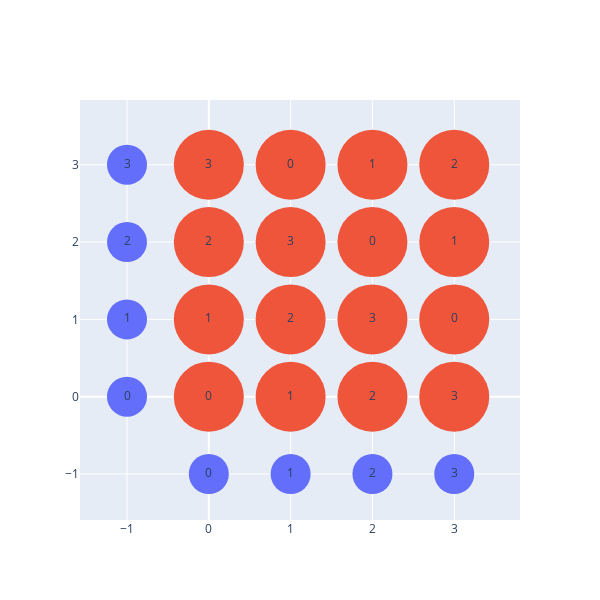

Notebook source saved alongside this figure:
### Code cell
class Group:
    def __init__(self, operation, S):
        self.operation = operation
        
        self.S = S
        self.order = len(S)
        
    def cayleyTable(self):
        n = self.order
        S = self.S
        
        self.table = go.Figure()
        fig = self.table
        
        elem = list(product(self.S, repeat=2))
        
        text = dict(family = 'Monospace', size=20, color='black')
        marker = dict(
            size=70,
            colorscale='RdBu',
            cmax=9,
            cmin=0,
            color=list(range(10)))
        
        fig.add_trace(go.Scatter(
            x = list(S) + [-1]*n,
            y = [-1]*n + list(S),
            text = list(S)*2,
            
            #textfont = dict(family = 'Monospace', size=20, color='white'),
            mode = 'markers+text',
            marker = dict(size=40)
        ))
        
        fig.add_trace(go.Scatter(
            x = [x for x, y in elem],
            y = [y for x, y in elem],
            marker = dict(size=70),
            mode = 'markers+text',
            text=[self.operation(x, y) for x, y in elem]
        ))
        
        fig.update_layout(height = 600, width=600,showlegend=False,)
        
        fig.show()
        
#an attempt (not an actual group) :
g = Group(lambda x, y : (x + y) % 4, set(range(4)))
g.cayleyTable()

### Figure 1 — Plotly figure (JSON) as saved in the notebook; plotly's stock layout.template omitted (floating-point values rounded to 4 significant figures)
{"data": [{"marker": {"size": 40}, "mode": "markers+text", "text": ["0", "1", "2", "3", "0", "1", "2", "3"], "type": "scatter", "x": [0, 1, 2, 3, -1, -1, -1, -1], "y": [-1, -1, -1, -1, 0, 1, 2, 3]}, {"marker": {"size": 70}, "mode": "markers+text", "text": ["0", "1", "2", "3", "1", "2", "3", "0", "2", "3", "0", "1", "3", "0", "1", "2"], "type": "scatter", "x": [0, 0, 0, 0, 1, 1, 1, 1, 2, 2, 2, 2, 3, 3, 3, 3], "y": [0, 1, 2, 3, 0, 1, 2, 3, 0, 1, 2, 3, 0, 1, 2, 3]}], "layout": {"height": 600, "showlegend": false, "width": 600}}
